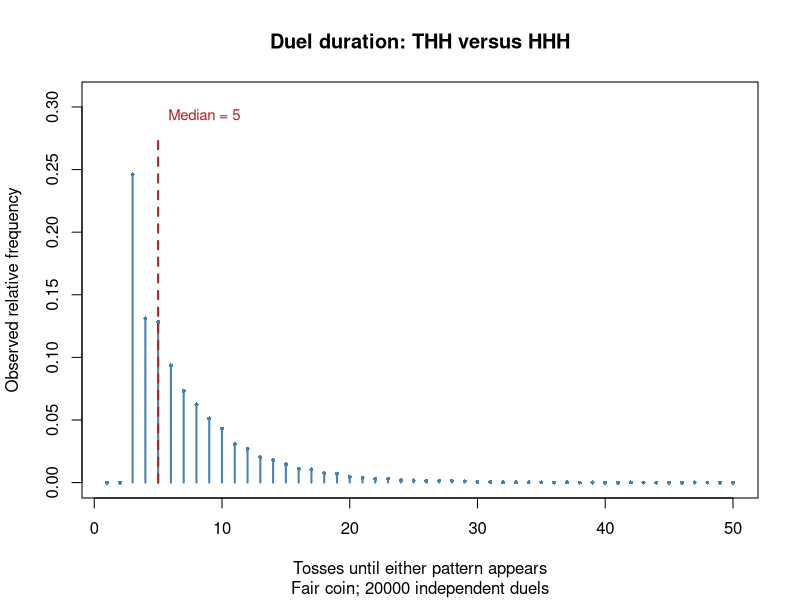
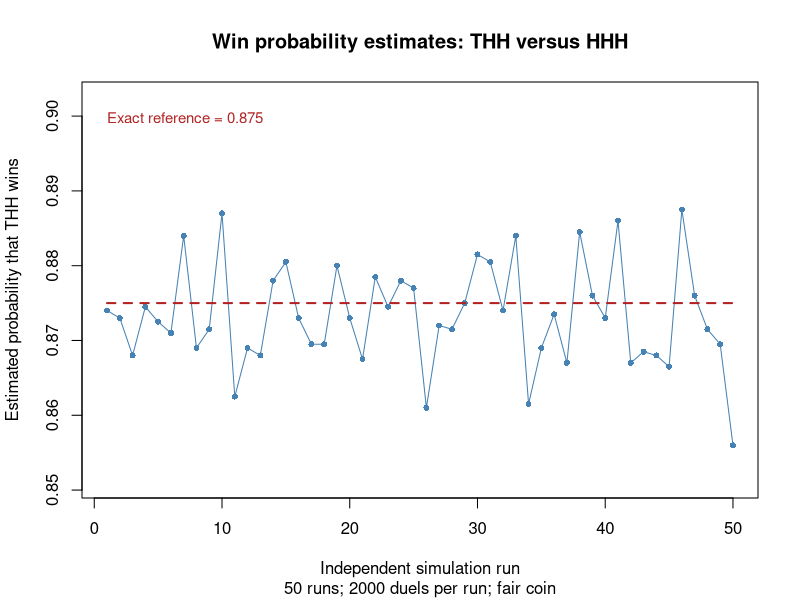

The R script that drew these images, in order:
#Group members:
#Ruiqi Wang s2930743
#Zirui Guo s2948295
#Tong Shen s2939003
#
#Contributions:
#Tong Shen (33.3%): Implemented Tasks 1-3.
#Ruiqi Wang (33.3%): Implemented Task 4-5.
#Zirui Guo (33.3%): Implemented Task 6-7.
#All members contributed to the GitHub repository setup, code review, and debugging.
#
# Sequence duels and the perils of independence
#
# Heads is 1 and tails is 0. The chance of heads is p.
# Each toss is independent of the other tosses.
# Two players watch the same sequence and choose different patterns.
# Their patterns have the same length. The first completed pattern wins.
#
# This program finds patterns, simulates duels, and calculates waiting times.
# It compares all patterns of length three and finds best replies and cycles.
# It also makes two plots and repeats the experiments for biased coins.
#
# Only base R is needed. All functions are defined before the experiments.
# The plots are saved in sequence_duels.pdf in the current working directory.

# In several runuings, total running time is around 7s.

check_pattern <- function(a) {
  # Purpose: check that a pattern is a non-empty binary vector.
  # Inputs: a, the pattern to check.
  # Output: invisible NULL, or an error message.
  # Approach: check the type, length, missing values, and allowed values.
  
  if (!(is.numeric(a) || is.logical(a)) || !is.null(dim(a)) ||
      length(a) == 0 || anyNA(a) || any(!(a %in% c(0, 1)))) {
    stop("A pattern must be a non-empty vector containing only 0 and 1.")
  }
  invisible(NULL)
}


firsthit <- function(x, a) {
  # Purpose: find the first complete match of a in x.
  # Inputs: x, a binary vector which may be empty; a, a non-empty pattern.
  # Output: the end position of the first match, or NA_integer_.
  # Approach: move a window through x and stop at its first full match.
  
  check_pattern(a)
  if (!(is.numeric(x) || is.logical(x)) || !is.null(dim(x)) ||
      anyNA(x) || any(!(x %in% c(0, 1)))) {
    stop("x must be a vector containing only 0 and 1.")
  }
  k <- length(a)
  
  # A short sequence cannot contain a full pattern.
  if (length(x) < k) return(NA_integer_)
  
  # last is the end of the window, not its start.
  for (last in seq.int(k, length(x))) {
    if (all(x[(last - k + 1):last] == a)) return(last)
  }
  NA_integer_
}


check_simulation <- function(p, nreps) {
  # Purpose: check the probability and the number of experiments.
  # Inputs: p, the heads probability; nreps, the number of experiments.
  # Output: invisible NULL, or an error message.
  # Approach: allow a finite probability and a positive integer count.
  
  if (!is.numeric(p) || length(p) != 1 || !is.finite(p) ||
      p <= 0 || p >= 1) {
    stop("p must be a single probability strictly between 0 and 1.")
  }
  if (!is.numeric(nreps) || length(nreps) != 1 || !is.finite(nreps) ||
      nreps < 1 || nreps != floor(nreps)) {
    stop("nreps must be a positive integer.")
  }
  invisible(NULL)
}


simulate_hits <- function(a, b = NULL, p = 0.5, nreps = 1) {
  # Purpose: simulate pattern matches for many independent experiments.
  # Inputs: pattern a, optional pattern b, probability p, and nreps.
  # Output: a matrix with columns winner and tosses.
  # Approach: generate blocks of tosses and continue unfinished rows.
  #
  # Each row is one experiment. Both patterns use the same row.
  # Winner is 1 for a and 0 for b.
  # With no b, the function waits only for a and winner is always 1.
  
  check_pattern(a)
  check_simulation(p, nreps)
  if (!is.null(b)) {
    check_pattern(b)
    if (length(a) != length(b) || all(a == b)) {
      stop("Duel patterns must be distinct and have the same length.")
    }
  }
  
  k <- length(a)
  block_size <- 32L
  result <- matrix(NA_integer_, nrow = nreps, ncol = 2,
                   dimnames = list(NULL, c("winner", "tosses")))
  
  # Keep the original row numbers when finished rows are removed.
  active <- seq_len(nreps)
  
  # The first history is padding, not real tosses.
  # When k is 1, this matrix has zero columns.
  history <- matrix(0L, nrow = nreps, ncol = k - 1)
  elapsed <- 0L
  
  # There is no fixed total length.
  # Each experiment continues until a pattern really appears.
  while (length(active) > 0) {
    tosses <- matrix(rbinom(length(active) * block_size, size = 1, prob = p),
                     nrow = length(active), ncol = block_size)
    
    # A pattern may start in an old block and finish in the new block.
    # Keeping k-1 previous tosses allows these matches.
    buffer <- cbind(history, tosses)
    match_a <- matrix(TRUE, nrow = length(active), ncol = block_size)
    match_b <- matrix(!is.null(b), nrow = length(active), ncol = block_size)
    
    # Each column describes a possible pattern ending in the new block.
    # All positions must match before a full window is accepted.
    for (j in seq_len(k)) {
      window_toss <- buffer[, j:(j + block_size - 1), drop = FALSE]
      match_a <- match_a & window_toss == a[j]
      if (!is.null(b)) match_b <- match_b & window_toss == b[j]
    }
    matches <- match_a | match_b
    
    # Do not count a window that still uses the initial padding.
    # This also works when the pattern is longer than one block.
    incomplete <- min(block_size, k - 1 - elapsed)
    if (incomplete > 0) matches[, seq_len(incomplete)] <- FALSE
    
    # TRUE is larger than FALSE, so its first maximum is the first hit.
    # A row with no TRUE still has a maximum. Check the selected value.
    first <- max.col(matches, ties.method = "first")
    finished <- matches[cbind(seq_len(length(active)), first)]
    hit <- which(finished)
    if (length(hit) > 0) {
      result[active[hit], "winner"] <-
        as.integer(match_a[cbind(hit, first[hit])])
      result[active[hit], "tosses"] <- elapsed + first[hit]
    }
    
    # Keep the last k-1 values only for unfinished experiments.
    # drop = FALSE keeps a matrix when only one row remains.
    # seq_len(0) gives zero history columns when k is 1.
    history <- buffer[!finished, block_size + seq_len(k - 1), drop = FALSE]
    active <- active[!finished]
    elapsed <- elapsed + block_size
  }
  result
}


duel <- function(a, b, p = 0.5) {
  # Purpose: run one duel between two patterns.
  # Inputs: different equal-length patterns a and b, and probability p.
  # Output: a named vector containing winner and tosses.
  # Approach: take one row from the shared simulation function.
  
  simulate_hits(a, b, p, nreps = 1)[1, ]
}


pwin <- function(a, b, p = 0.5, nreps = 10000) {
  # Purpose: estimate the chance that a wins against b.
  # Inputs: different equal-length patterns a and b, p, and nreps.
  # Output: the estimated probability that a wins.
  # Approach: average the winner values from the shared simulator.
  
  results <- simulate_hits(a, b, p, nreps)
  mean(results[, "winner"])
}


ewait <- function(a, p = 0.5) {
  # Purpose: calculate the exact mean waiting time for one pattern.
  # Inputs: pattern a and heads probability p.
  # Output: the expected number of tosses until a first appears.
  # Approach: compare each prefix with the suffix of the same length.
  # For every match, add the inverse of the prefix probability.
  # This function uses no random numbers.
  
  check_pattern(a)
  check_simulation(p, 1)
  k <- length(a)
  expected <- 0
  
  # An overlap allows the end of one copy to help start another copy.
  for (j in seq_len(k)) {
    prefix <- a[seq_len(j)]
    suffix <- a[(k - j + 1):k]
    if (all(prefix == suffix)) {
      heads <- sum(prefix)
      probability <- p^heads * (1 - p)^(j - heads)
      expected <- expected + 1 / probability
    }
  }
  
  # The full pattern always matches itself, so j = k is included.
  expected
}


all_patterns <- function(k = 3) {
  # Purpose: make all binary patterns of length k.
  # Inputs: k, a positive integer.
  # Output: a matrix with one pattern per row and H/T row names.
  # Approach: read binary digits from the integers 0 to 2^k - 1.
  #
  # For k = 3, the row order is:
  # TTT, TTH, THT, THH, HTT, HTH, HHT, HHH.
  
  if (!is.numeric(k) || length(k) != 1 || !is.finite(k) ||
      k < 1 || k != floor(k)) {
    stop("k must be a positive integer.")
  }
  patterns <- matrix(0L, nrow = 2^k, ncol = k)
  ids <- 0:(2^k - 1)
  labels <- rep("", nrow(patterns))
  
  # Read the largest binary place first to keep the required order.
  for (j in seq_len(k)) {
    patterns[, j] <- (ids %/% 2^(k - j)) %% 2
    labels <- paste0(labels, ifelse(patterns[, j] == 1, "H", "T"))
  }
  rownames(patterns) <- labels
  patterns
}


pmat <- function(k = 3, p = 0.5, nreps = 10000) {
  # Purpose: estimate the win probability for every pair of patterns.
  # Inputs: pattern length k, heads probability p, and nreps per pair.
  # Output: a win matrix P with H/T row names and column names.
  # Approach: simulate each pair once and use the opposite result.
  #
  # P[i, j] is the chance that row pattern i beats column pattern j.
  # A pattern does not play itself, so the diagonal stays NA.
  
  check_simulation(p, nreps)
  patterns <- all_patterns(k)
  n <- nrow(patterns)
  P <- matrix(NA_real_, nrow = n, ncol = n,
              dimnames = list(rownames(patterns), rownames(patterns)))
  
  # Different equal-length patterns cannot finish on the same toss.
  # Their two win probabilities therefore add to one.
  for (i in seq_len(n - 1)) {
    for (j in seq.int(i + 1, n)) {
      P[i, j] <- pwin(patterns[i, ], patterns[j, ], p, nreps)
      P[j, i] <- 1 - P[i, j]
    }
  }
  P
}


best_replies <- function(P) {
  # Purpose: find a best reply to each opponent.
  # Inputs: a win probability matrix P.
  # Output: a table of opponents, replies, and estimated probabilities.
  # Approach: find the largest probability in each opponent's column.
  #
  # which.max ignores the diagonal NA.
  # If estimates tie, the first row with that value is selected.
  
  reply <- integer(ncol(P))
  for (j in seq_len(ncol(P))) reply[j] <- which.max(P[, j])
  data.frame(
    opponent = colnames(P),
    best_reply = rownames(P)[reply],
    win_probability = round(P[cbind(reply, seq_len(ncol(P)))], 4),
    row.names = NULL
  )
}


balanced_pairs <- function(P, tolerance = 0.02) {
  # Purpose: find pairs with estimated chances close to one half.
  # Inputs: win matrix P and the allowed distance from 0.5.
  # Output: a table containing each selected pair once.
  # Approach: check only the upper triangle of P.
  #
  # This rule finds approximate balance in the simulation.
  # It does not prove that the exact probability is 0.5.
  
  pairs <- which(upper.tri(P) & abs(P - 0.5) <= tolerance, arr.ind = TRUE)
  data.frame(
    pattern_a = rownames(P)[pairs[, 1]],
    pattern_b = colnames(P)[pairs[, 2]],
    probability_a_wins = round(P[pairs], 4),
    row.names = NULL
  )
}


find_cycle <- function(P, margin = 0.05) {
  # Purpose: find a shortest cycle of clear wins.
  # Inputs: win matrix P and a margin above 0.5.
  # Output: node numbers for a closed cycle, or integer(0).
  # Approach: use breadth-first search from every start node.
  #
  # An arrow goes from a winner to the opponent it beats.
  # The default rule needs an estimated probability above 0.55.
  # The cycle length is found by the search, not chosen in advance.
  
  n <- nrow(P)
  shortest <- integer(0)
  for (start in seq_len(n)) {
    queue <- start
    
    # An NA parent means that the node has not been visited.
    # The start is already visited and must not enter the queue again.
    parent <- rep(NA_integer_, n)
    parent[start] <- 0L
    position <- 1L
    
    while (position <= length(queue)) {
      current <- queue[position]
      position <- position + 1L
      neighbours <- which(P[current, ] > 0.5 + margin)
      
      # The queue visits shorter paths first.
      # An edge back to start closes a shortest cycle for this start.
      if (current != start && start %in% neighbours) {
        path <- current
        while (path[1] != start) path <- c(parent[path[1]], path)
        path <- c(path, start)
        if (length(shortest) == 0 || length(path) < length(shortest)) {
          shortest <- path
        }
        break
      }
      
      # Each node gets a parent only once.
      # Internal nodes in the final path therefore do not repeat.
      for (next_node in neighbours) {
        if (is.na(parent[next_node])) {
          parent[next_node] <- current
          queue <- c(queue, next_node)
        }
      }
    }
  }
  shortest
}


show_cycle <- function(P, margin = 0.05) {
  # Purpose: print a shortest cycle and its edge probabilities.
  # Inputs: win matrix P and a margin above 0.5.
  # Output: printed results and invisible NULL.
  # Approach: call find_cycle and read the selected edges from P.
  
  cycle <- find_cycle(P, margin)
  if (length(cycle) == 0) {
    cat("No cycle detected with every win probability above", 0.5 + margin, "\n")
    return(invisible(NULL))
  }
  cat("Shortest detected cycle:",
      paste(rownames(P)[cycle], collapse = " -> "), "\n")
  
  # The last node repeats the first node to close the path.
  from <- head(cycle, -1)
  to <- tail(cycle, -1)
  print(data.frame(
    winner = rownames(P)[from], opponent = colnames(P)[to],
    win_probability = round(P[cbind(from, to)], 4), row.names = NULL
  ))
  invisible(NULL)
}


same_wait_example <- function(P, waits) {
  # Purpose: find equal waiting times with different duel chances.
  # Inputs: win matrix P and exact waiting times in matching row order.
  # Output: one comparison row, or NULL if no equal waits exist.
  # Approach: find equal waits and select the largest win gap.
  #
  # A small tolerance allows for numerical rounding.
  
  difference <- abs(outer(waits, waits, "-"))
  pairs <- which(upper.tri(P) & difference < 1e-10, arr.ind = TRUE)
  if (nrow(pairs) == 0) return(NULL)
  pair <- pairs[which.max(abs(P[pairs] - 0.5)), ]
  
  # Put the estimated winner first in the table.
  if (P[pair[1], pair[2]] < 0.5) pair <- rev(pair)
  data.frame(
    winner = rownames(P)[pair[1]], opponent = colnames(P)[pair[2]],
    expected_wait_both = waits[pair[1]],
    win_probability = round(P[pair[1], pair[2]], 4), row.names = NULL
  )
}


coin_summary <- function(P, p, reference) {
  # Purpose: compare one coin with the fair-coin results.
  # Inputs: win matrix P, probability p, and a reference win matrix.
  # Output: one row with reply changes, win range, and cycle length.
  # Approach: use the best reply and cycle functions on the results.
  
  replies <- best_replies(P)
  reference_replies <- best_replies(reference)
  cycle <- find_cycle(P)
  
  # Use unrounded probabilities to calculate the range.
  best_probabilities <- numeric(ncol(P))
  for (j in seq_len(ncol(P))) {
    best_probabilities[j] <- max(P[, j], na.rm = TRUE)
  }
  
  # NA means no cycle was found at the chosen cutoff.
  cycle_length <- if (length(cycle) == 0) NA_integer_ else length(cycle) - 1L
  
  data.frame(
    p = p,
    changed_replies = sum(replies$best_reply != reference_replies$best_reply),
    lowest_best_win = round(min(best_probabilities), 4),
    highest_best_win = round(max(best_probabilities), 4),
    shortest_cycle_edges = cycle_length,
    row.names = NULL
  )
}


# All experiments start here.
# Set the seed once. Later experiments use new random numbers.
run_start <- proc.time()[["elapsed"]]
set.seed(27)

# These examples can be checked by hand.
# The last sequence has two matches, but only the first end is returned.
examples <- data.frame(
  stream = c("HTTHTHH", "TTTT", "HT", "HTHTH"),
  pattern = rep("HTH", 4), expected = c(6, NA, NA, 3),
  observed = c(firsthit(c(1, 0, 0, 1, 0, 1, 1), c(1, 0, 1)),
               firsthit(c(0, 0, 0, 0), c(1, 0, 1)),
               firsthit(c(1, 0), c(1, 0, 1)),
               firsthit(c(1, 0, 1, 0, 1), c(1, 0, 1)))
)
cat("\nFirst occurrence examples\n")
print(examples)

# Both patterns use the same tosses in each experiment.
cat("\nOne shared‑stream duel: HTH versus THH\n")
print(duel(c(1, 0, 1), c(0, 1, 1)))
cat("Estimated P(HTH beats THH):", pwin(c(1, 0, 1), c(0, 1, 1)), "\n")

# Compare exact waiting times with simulated waiting times.
# The last example uses a biased coin.
wait_patterns <- list(c(1, 1), c(0, 0), c(1, 0), c(0, 1),
                      c(1, 0, 1), c(1, 0, 1))
wait_p <- c(0.5, 0.5, 0.5, 0.5, 0.5, 0.5, 0.7)[c(1, 2, 3, 4, 5, 7)]
wait_comparison <- data.frame(
  pattern = c("HH", "TT", "HT", "TH", "HTH", "HTH"),
  p = wait_p, exact = NA_real_, simulated_mean = NA_real_, mc_se = NA_real_
)
for (i in seq_along(wait_patterns)) {
  waiting <- simulate_hits(wait_patterns[[i]], p = wait_p[i],
                           nreps = 20000)[, "tosses"]
  wait_comparison$exact[i] <- ewait(wait_patterns[[i]], wait_p[i])
  wait_comparison$simulated_mean[i] <- mean(waiting)
  
  # This is the Monte Carlo standard error of the estimated mean.
  # It is different from the standard deviation of one waiting time.
  wait_comparison$mc_se[i] <- sd(waiting) / sqrt(length(waiting))
}
cat("\nExact isolated waits and Monte Carlo estimates (20000 streams each)\n")
print(wait_comparison, digits = 4)

# Simulate each unordered pair once for the fair coin.
patterns <- all_patterns(3)
P_fair <- pmat(k = 3, p = 0.5, nreps = 10000)

cat("\n5(a) Best replies: fair coin, 10000 duels per pair\n")
print(best_replies(P_fair))

# The selected pairs have estimates between 0.48 and 0.52.
# Another simulation may move a pair across this boundary.
cat("\n5(b) Approximately balanced pairs (0.48 ~ 0.52 win prob)\n")
print(balanced_pairs(P_fair))
cat("\n5(b) Shortest non‑transitive cycle:\n")
show_cycle(P_fair)

# Waiting time describes each pattern alone.
# Mean win probability describes a uniformly chosen other opponent.
waits <- numeric(nrow(patterns))
for (i in seq_len(nrow(patterns))) waits[i] <- ewait(patterns[i, ])
ranking <- data.frame(
  pattern = rownames(patterns), expected_wait = waits,
  mean_win_probability = rowMeans(P_fair, na.rm = TRUE), row.names = NULL
)
cat("\n5(c) Isolated waiting‑time order versus mean head‑to‑head win probability\n")
print(ranking[order(ranking$expected_wait), ], digits = 4, row.names = FALSE)
cat("\n5(c) Example: same expected wait but unequal duel performance\n")
print(same_wait_example(P_fair, waits))

# An empty search sequence is allowed.
cat("\nEmpty sequence example: firsthit(integer(0), c(1, 0, 1)) = ")
print(firsthit(integer(0), c(1, 0, 1)))

# Add position names to the pattern matrix used in the experiments.
colnames(patterns) <- paste0("position_", seq_len(ncol(patterns)))

cat("\nInterpretation\n")
cat("P[i, j] estimates the chance that row i beats column j.\n")
cat("Mean win probability uses a uniformly chosen opponent from the other patterns.\n")
cat("It does not give a ranking that holds against every opponent.\n")

# Independent tosses do not mean independent pattern waiting times.
# Both waiting times use the same sequence.
# A pattern's ending may also help another pattern start.
# These links affect winning chances, even when mean waits are equal.
cat("Independent tosses do not make the two pattern waiting times independent.\n")
cat("Shared tosses and prefix-suffix links affect the duel result.\n")

# A clear win needs an estimate above 0.55.
# Near-balanced pairs give no edge under this rule.
# Missing edges can block short cycles.
# Near ties alone do not prove that every short cycle is absent.
cat("Cycle cutoff: every arrow needs an estimated win probability above 0.55.\n")
cat("Near-balanced pairs give no edge at this cutoff and can block short cycles.\n")
cat("The shortest cycle is found in the estimated graph; it is not a mathematical proof.\n")

# Opposite probabilities add to one.
# Therefore, two opposite edges cannot both have probability above 0.55.
cat("Two-node cycles are impossible because opposite probabilities add to one.\n")


# Use the same pattern pair in both plots.
plot_a <- c(0, 1, 1)
plot_b <- c(1, 1, 1)
plot_nreps <- 20000L

# tosses measures the time until either pattern wins.
# It is not the waiting time for THH alone.
plot_results <- simulate_hits(
  plot_a, plot_b, p = 0.5, nreps = plot_nreps
)
duel_tosses <- plot_results[, "tosses"]

# Keep values with zero counts so the time axis stays complete.
toss_values <- seq_len(max(duel_tosses))
frequencies <- tabulate(
  duel_tosses, nbins = max(duel_tosses)
) / plot_nreps
median_tosses <- median(duel_tosses)

# Run 50 separate estimates without resetting the seed.
estimate_runs <- 50L
estimate_nreps <- 2000L
win_estimates <- numeric(estimate_runs)
for (i in seq_len(estimate_runs)) {
  win_estimates[i] <- pwin(
    plot_a, plot_b, p = 0.5, nreps = estimate_nreps
  )
}

# HHH wins only if the first three tosses are all H.
# After any T, three H complete THH before they complete HHH.
# The exact fair-coin chance that THH wins is therefore 1 - 0.5^3.
exact_reference <- 1 - 0.5^3


# Leave clear space above the data for the median label.
frequency_top <- max(frequencies) * 1.25
plot(
  toss_values, frequencies,
  type = "h",
  lwd = 2,
  col = "steelblue",
  ylim = c(0, frequency_top),
  xlab = "Tosses until either pattern appears",
  ylab = "Observed relative frequency",
  main = "Duel duration: THH versus HHH",
  sub = paste("Fair coin;", plot_nreps, "independent duels")
)

# Small points help show the lower frequencies.
lines(
  toss_values, frequencies,
  type = "p",
  pch = 16,
  cex = 0.55,
  col = "steelblue"
)

# Mark the median with a vertical line.
lines(
  c(median_tosses, median_tosses),
  c(0, frequency_top * 0.90),
  col = "firebrick",
  lty = 2,
  lwd = 2
)
text(
  median_tosses,
  frequency_top * 0.95,
  labels = paste("Median =", median_tosses),
  pos = 4,
  cex = 0.9,
  col = "firebrick"
)

# Leave space above the estimates for the exact reference label.
estimate_range <- range(c(win_estimates, exact_reference))
estimate_limits <- c(
  estimate_range[1] - 0.005,
  estimate_range[2] + 0.015
)

plot(
  seq_len(estimate_runs), win_estimates,
  type = "p",
  pch = 16,
  cex = 0.8,
  col = "steelblue",
  ylim = estimate_limits,
  xlab = "Independent simulation run",
  ylab = "Estimated probability that THH wins",
  main = "Win probability estimates: THH versus HHH",
  sub = paste(
    estimate_runs, "runs;",
    estimate_nreps, "duels per run; fair coin"
  )
)
lines(
  seq_len(estimate_runs), win_estimates,
  col = "steelblue",
  lwd = 1
)
lines(
  c(1, estimate_runs),
  c(exact_reference, exact_reference),
  col = "firebrick",
  lty = 2,
  lwd = 2
)
text(
  1,
  estimate_limits[2] - 0.002,
  labels = paste("Exact reference =", exact_reference),
  adj = c(0, 1),
  col = "firebrick",
  cex = 0.9
)


cat("\nPlot experiment summary\n")
print(data.frame(
  comparison = "THH versus HHH",
  duration_duels = plot_nreps,
  median_tosses = median_tosses,
  estimate_runs = estimate_runs,
  duels_per_run = estimate_nreps,
  mean_estimated_win = round(mean(win_estimates), 4),
  sd_of_estimates = round(sd(win_estimates), 4),
  exact_win_probability = exact_reference,
  row.names = NULL
))
cat("Exact reference: HHH wins only when the first three tosses are HHH.\n")
cat("Two plot pages saved to sequence_duels.pdf.\n")


# Repeat the pair comparisons for two biased coins.
# Keep the same sample size and cycle cutoff.
P_low <- pmat(k = 3, p = 0.25, nreps = 10000)
P_high <- pmat(k = 3, p = 0.7, nreps = 10000)

biased_matrices <- list(P_low, P_high)
biased_probabilities <- c(0.25, 0.7)

for (i in seq_along(biased_matrices)) {
  cat(
    "\nBest replies: p =", biased_probabilities[i],
    "; 10000 duels per pair\n"
  )
  print(best_replies(biased_matrices[[i]]))
  
  # Reuse the same cycle search for each coin.
  cat("Cycle search with estimated win probabilities above 0.55\n")
  show_cycle(biased_matrices[[i]])
}

# Compare actual results after all three matrices have been simulated.
# The table shows changed replies, best win chances, and cycle lengths.
# No result is assumed before running the experiments.
bias_summary <- rbind(
  coin_summary(P_fair, 0.5, P_fair),
  coin_summary(P_low, 0.25, P_fair),
  coin_summary(P_high, 0.7, P_fair)
)

cat("\nComparison of fair and biased coins\n")
print(bias_summary, row.names = FALSE)

# Describe reply changes using the values from this run.
# Close estimated probabilities may select different replies in another run.
for (i in 2:nrow(bias_summary)) {
  cat(
    "At p =", bias_summary$p[i], ",",
    bias_summary$changed_replies[i],
    "of 8 estimated best replies differ from the fair-coin run.\n"
  )
}

# Compare cycle lengths only when the searches found cycles.
# A shorter cycle here means a shorter cycle in the estimated graph.
fair_cycle_length <- bias_summary$shortest_cycle_edges[1]

for (i in 2:nrow(bias_summary)) {
  biased_cycle_length <- bias_summary$shortest_cycle_edges[i]
  
  if (is.na(biased_cycle_length)) {
    cat(
      "At p =", bias_summary$p[i],
      ", no cycle was found above the 0.55 cutoff.\n"
    )
  } else if (is.na(fair_cycle_length)) {
    cat(
      "At p =", bias_summary$p[i],
      ", the shortest detected cycle has",
      biased_cycle_length,
      "edges; no fair-coin cycle was found.\n"
    )
  } else {
    cycle_change <- if (biased_cycle_length < fair_cycle_length) {
      "shorter than"
    } else if (biased_cycle_length > fair_cycle_length) {
      "longer than"
    } else {
      "the same length as"
    }
    
    cat(
      "At p =", bias_summary$p[i],
      ", the shortest detected cycle has",
      biased_cycle_length,
      "edges and is", cycle_change,
      "the fair-coin result.\n"
    )
  }
}

# Coin bias changes the probabilities of pattern prefixes.
# The tables show how reply choices and win chances change in this run.
# These simulated comparisons do not prove exact best replies or cycles.
cat("Reply and cycle comparisons use simulated probabilities and the same cutoff.\n")

# Include simulation, printing, and plotting in the total running time.
run_elapsed <- proc.time()[["elapsed"]] - run_start
cat(sprintf("\nTotal running time: %.2f seconds\n", run_elapsed))
